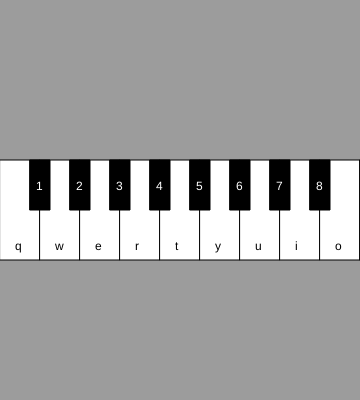
Frame 1 (no input)
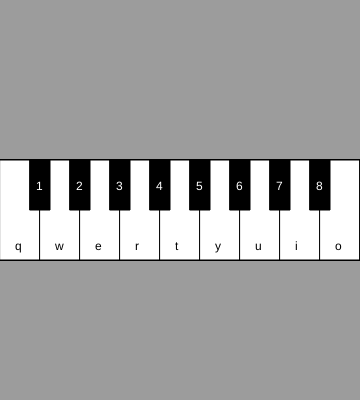
Frame 60 (no input)
Frame 120 (the mouse pressed at the canvas centre since frame 60): identical to frame 60, image omitted

The p5.js sketch that drew these frames (run headless with seeded random() and noise() and a simulated clock; from frame 60 on, the mouse is pressed at the canvas centre):

// p5.js sketch
// ── sketch.js
let d = 40;
let h = 100;
let fD = 20;
let fH = 50
let letr;
let x = d-d/4;
let song;
var binds = ['q','w','e','r','t','y','u','i','o','1','2','3','4','5','6','7','8'];

function setup() {
  createCanvas(360, 400);
  background(156);

}

function draw() {
  for(i = 0; i <= width/40; i++){
      fill(255,255,255);
      rect(i*d, height/2-d, d, h);
      fill(0,0,0);
      text(binds[i], i*d+15, height/2+50);
  }


  for(l = 1; l <= 8; l++){ 
      fill(0,0,0);
      rect(d*l-d/4,height/2-h+60, fD, fH);
      fill(255,255,255);
      text(binds[l+8], d*l-4, height/2-h+90);
}
}

function keyPressed(){
  if(binds.includes('' + event.key)){
    console.log('/klaver/noder/node' + event.key + '.mp3')
    song = new Audio('/klaver/noder/node' + event.key + '.mp3');
    //spiller lyden
    song.play();
  }
}
